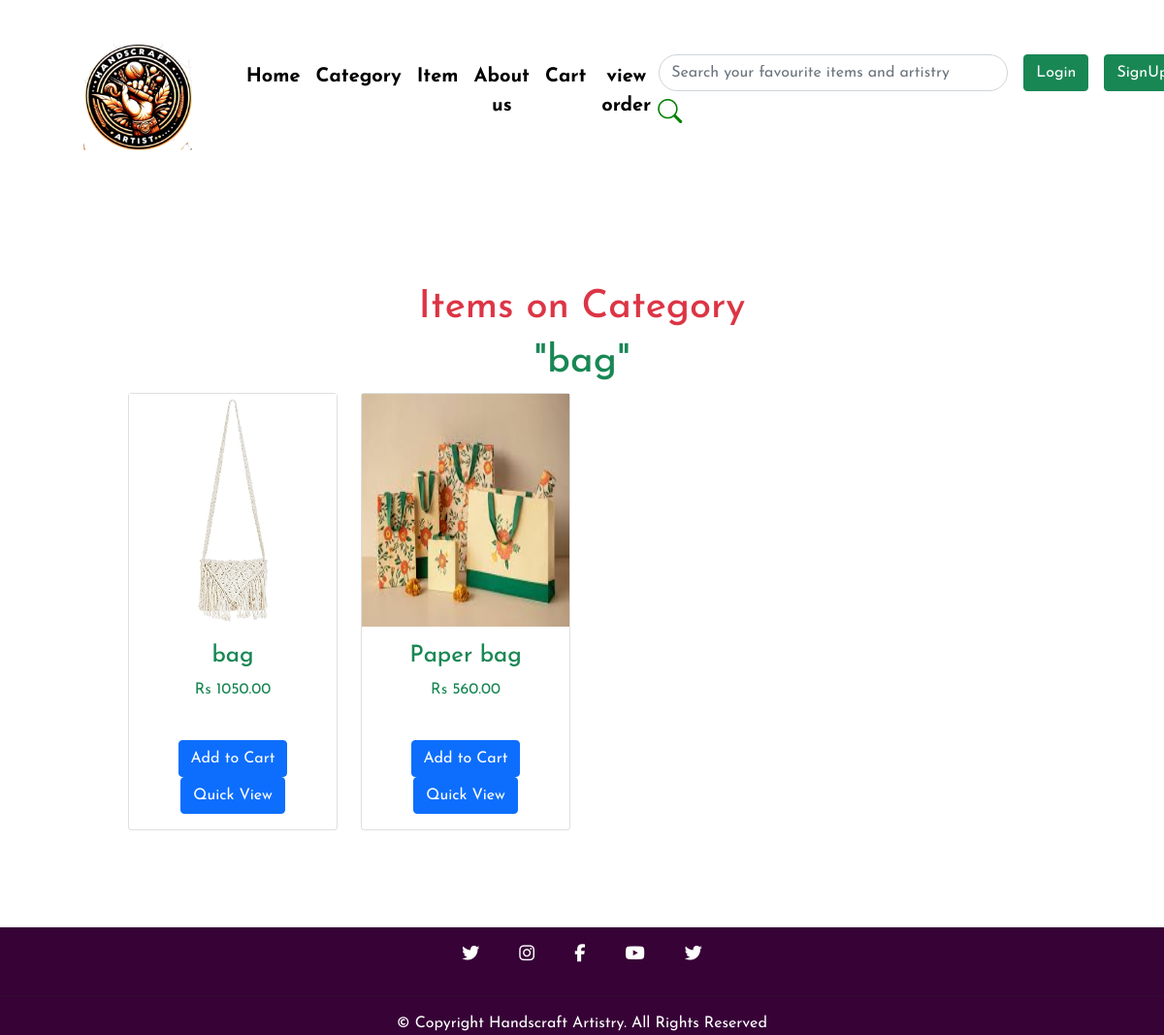
/category-items.php?category_id=21, run on the app's committed database.
### tables this page shows
CREATE TABLE `tbl_category` (
  `categoryId` int(10) UNSIGNED NOT NULL,
  `title` varchar(100) NOT NULL,
  `image_name` varchar(255) NOT NULL,
  `featured` varchar(10) NOT NULL,
  `active` varchar(10) NOT NULL
);

CREATE TABLE `tbl_item` (
  `itemId` int(10) UNSIGNED NOT NULL,
  `title` varchar(100) NOT NULL,
  `description` longtext NOT NULL,
  `sub_description` longtext NOT NULL,
  `price` decimal(10,2) NOT NULL,
  `image_name` varchar(255) NOT NULL,
  `category_id` int(10) UNSIGNED NOT NULL,
  `featured` varchar(10) NOT NULL,
  `active` varchar(10) NOT NULL
);

### category-items.php (the view, shortened to what this page needs)
<?php
include("partials-frontend/nav.php");
?>
<html>
<head>
</head>
<body>
<?php
if(isset($_GET['category_id'])) {
    $category_id = $_GET['category_id'];
    $sql = "SELECT title FROM tbl_category WHERE categoryId=$category_id";
    $res = mysqli_query($conn, $sql);
    $row = mysqli_fetch_assoc($res);
    $category_title = $row['title'];
} else {
    header('location:'.SITEURL);
}
?>
<section class="item" id="item">
    <h1 class="text-center text-danger">Items on  Category</h1><h1 class="text-center text-success">"<?php echo $category_title;?>"</h1>
    <div class="row">
        <?php
        $sql2 = "SELECT * FROM tbl_item WHERE category_id=$category_id";
        $res2 = mysqli_query($conn, $sql2);
        $count2 = mysqli_num_rows($res2);
        if($count2 > 0) {
            while($row2 = mysqli_fetch_assoc($res2)) {
                $id = $row2['itemId'];
                $title = $row2['title'];
                $price = $row2['price'];
                $image_name = $row2['image_name'];
        ?>
        <div class="col-md-3 py-2 py-md-0">
            <div class="card">
                <?php
                if($image_name == "") {
                    echo "<img src='placeholder-image.jpg' alt='Placeholder Image' class='img-responsive img-curve'>";
                } else {
                ?>
                <img src="<?php echo SITEURL; ?>images/item/<?php echo $image_name; ?>" alt="<?php echo $title; ?>" style="height:240px";>
                <?php
                }
                ?>
                <div class="card-body text-center text-success">
                    <h4><?php echo $title; ?></h4>
                    <p >Rs <?php echo $price; ?></p>
                    <br>
                    <?php
                   if($loggedin){
                    $quaSql = "SELECT `itemQuantity` FROM `viewcart` WHERE itemId = '$id' AND `userId`='$userId'";
                    $quaresult = mysqli_query($conn, $quaSql);
                    $quaExistRows = mysqli_num_rows($quaresult);
                    if($quaExistRows == 0) {
                        echo '<form action="_manageCart.php" method="POST" class="d-inline">
                              <input type="hidden" name="itemId" value="'.$id. '">
                              <button type="submit" name="addToCart" class="btn btn-primary mx-7 my-3">Add to Cart</button>';
                    } else {
                        echo '<a href="cart.php"><button class="btn btn-success mx-7" >Go to Cart</button></a>';
                    }
                echo '</form>';
                }
                else{
                    echo '<a href="userlogin.php"><button class="btn btn-primary mx-7" >Add to Cart</button></a>';
                }
                ?>
                <a href="viewitem.php?item_id=<?php echo $id;?>" class="btn btn-primary ">Quick View</a>
                </div>
            </div>
        </div>
        <?php
            }
        } else {
            echo "<div class='col-md-12'><div class='error'>Items not Available.</div></div>";
        }
        ?>
    </div>
</section>
<?php include('partials-frontend/footer.php'); ?>

### css/style.css (style rules this page uses)
* { margin: 0; padding: 0; text-decoration: none; list-style: none; scroll-behavior: smooth; font-family: 'Josefin Sans', sans-serif; }
.item { padding: 50px 5% 40px; }
a { text-decoration: none; }
@media screen and (min-width:1024px) { #item { padding: 100px 11% 100px; } }

### data on the page
tbl_category: title "bag"
tbl_item: image_name (picture), title "bag", price "1050.00"
tbl_item: image_name (picture), title "Paper bag", price "560.00"
